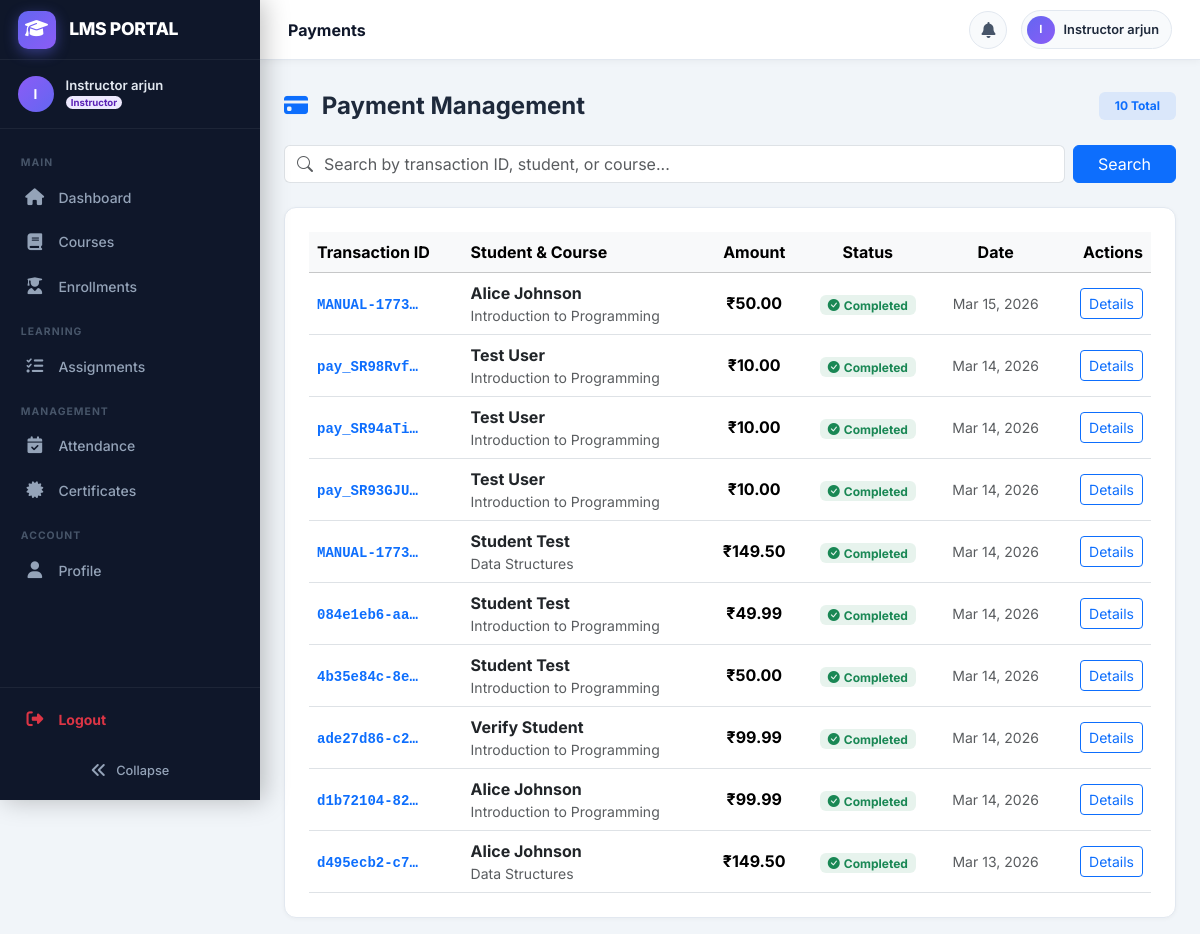
Screenshot of /payments/list/ (signed in) with the database file from the repository.
### users/models.py (models this page shows, shortened)
class CustomUser(AbstractUser):
    class Role(models.TextChoices):
        ADMIN = 'admin', 'Admin'
        INSTRUCTOR = 'instructor', 'Instructor'
        STUDENT = 'student', 'Student'
    role = models.CharField(
        max_length=20,
        choices=Role.choices,
        default=Role.STUDENT,
    )
    phone = models.CharField(max_length=20, blank=True)
    profile_picture = models.ImageField(
        upload_to='profile_pictures/', blank=True, null=True
    )
    bio = models.TextField(blank=True)
    date_of_birth = models.DateField(null=True, blank=True)
    otp = models.CharField(max_length=6, blank=True, null=True)
    otp_expiry = models.DateTimeField(null=True, blank=True)
    class Meta:
        verbose_name = 'User'
        verbose_name_plural = 'Users'
    @property
    def is_admin_role(self):
        return self.role == self.Role.ADMIN
    @property
    def is_student(self):
        return self.role == self.Role.STUDENT

### payments/models.py (models this page shows, shortened)
class Payment(models.Model):
    class Status(models.TextChoices):
        PENDING = 'pending', 'Pending'
        COMPLETED = 'completed', 'Completed'
        FAILED = 'failed', 'Failed'
        REFUNDED = 'refunded', 'Refunded'
    class PaymentMethod(models.TextChoices):
        CREDIT_CARD = 'credit_card', 'Credit/Debit Card'
        UPI = 'upi', 'UPI / NetBanking'
        CASH = 'cash', 'Cash'
    enrollment = models.ForeignKey(Enrollment, on_delete=models.CASCADE, related_name='payments')
    amount = models.DecimalField(max_digits=10, decimal_places=2)
    transaction_id = models.CharField(max_length=100, unique=True, default=uuid.uuid4)
    payment_method = models.CharField(max_length=20, choices=PaymentMethod.choices, default=PaymentMethod.CREDIT_CARD)
    status = models.CharField(max_length=20, choices=Status.choices, default=Status.PENDING)
    paid_at = models.DateTimeField(null=True, blank=True)
    created_at = models.DateTimeField(auto_now_add=True)
    updated_at = models.DateTimeField(auto_now=True)
    class Meta:
        ordering = ['-created_at']

### enrollments/models.py (models this page shows, shortened)
class Enrollment(models.Model):
    class Status(models.TextChoices):
        ACTIVE = 'active', 'Active'
        DROPPED = 'dropped', 'Dropped'
        COMPLETED = 'completed', 'Completed'
        WAITLISTED = 'waitlisted', 'Waitlisted'
        PENDING_PAYMENT = 'pending_payment', 'Pending Payment'
        PENDING_APPROVAL = 'pending_approval', 'Pending Approval'
    student = models.ForeignKey(
        settings.AUTH_USER_MODEL,
        on_delete=models.CASCADE,
        related_name='enrollments',
        limit_choices_to={'role': 'student'},
    )
    batch = models.ForeignKey(
        Batch,
        on_delete=models.CASCADE,
        related_name='enrollments',
    )
    status = models.CharField(max_length=20, choices=Status.choices, default=Status.ACTIVE)
    enrolled_at = models.DateTimeField(auto_now_add=True)
    grade = models.CharField(max_length=5, blank=True)   # e.g. A, B+, 85
    class Meta:
        unique_together = ('student', 'batch')
        ordering = ['-enrolled_at']

### courses/models.py (models this page shows, shortened)
class Batch(models.Model):
    course = models.ForeignKey(Course, on_delete=models.CASCADE, related_name='batches')
    name = models.CharField(max_length=100)          # e.g. "Batch A", "Jan 2025"
    start_date = models.DateField()
    end_date = models.DateField()
    max_students = models.PositiveIntegerField(default=30)
    created_at = models.DateTimeField(auto_now_add=True)
    class Meta:
        ordering = ['-start_date']
        verbose_name_plural = 'Batches'

class Course(models.Model):
    class Status(models.TextChoices):
        ACTIVE = 'active', 'Active'
        INACTIVE = 'inactive', 'Inactive'
        ARCHIVED = 'archived', 'Archived'
    title = models.CharField(max_length=200)
    code = models.CharField(max_length=20, unique=True)
    description = models.TextField(blank=True)
    instructor = models.ForeignKey(
        settings.AUTH_USER_MODEL,
        on_delete=models.SET_NULL,
        null=True,
        related_name='courses_teaching',
        limit_choices_to={'role__in': ['instructor', 'admin']},
    )
    status = models.CharField(max_length=20, choices=Status.choices, default=Status.ACTIVE)
    thumbnail = models.ImageField(upload_to='course_thumbnails/', blank=True, null=True)
    credits = models.PositiveSmallIntegerField(default=3)
    price = models.DecimalField(max_digits=10, decimal_places=2, default=0.00)
    auto_revision_enabled = models.BooleanField(default=True)
    created_at = models.DateTimeField(auto_now_add=True)
    updated_at = models.DateTimeField(auto_now=True)
    class Meta:
        ordering = ['-created_at']

### payments/views.py (the view)
# urls.py: path('list/', views.payment_list, name='list'),
@login_required
def payment_list(request):
    if request.user.is_student:
        payments = Payment.objects.filter(enrollment__student=request.user)
    else:
        payments = Payment.objects.all()
    query = request.GET.get('q', '')
    if query:
        payments = payments.filter(
            Q(transaction_id__icontains=query) |
            Q(enrollment__student__username__icontains=query) |
            Q(enrollment__batch__course__title__icontains=query)
        )
    return render(request, 'payments/payment_list.html', {
        'payments': payments,
        'query': query
    })

### templates/payments/payment_list.html (shortened to what this page needs)
{% extends 'base.html' %}
{% block content %}
<div class="d-flex align-items-center justify-content-between mb-4">
  <h4 class="fw-bold mb-0"><i class="bi bi-credit-card-fill me-2 text-primary"></i>
    {% if user.is_student %}My Payments{% else %}Payment Management{% endif %}
  </h4>
  <span class="badge bg-primary bg-opacity-10 text-primary px-3 py-2">{{ payments|length }} Total</span>
</div>
<div class="mb-4">
  <form method="get" class="d-flex gap-2">
    <div class="input-group">
      <span class="input-group-text bg-white border-end-0"><i class="bi bi-search text-muted"></i></span>
      <input type="text" name="q" value="{{ query }}" class="form-control border-start-0 ps-0" placeholder="Search by transaction ID, student, or course..." aria-label="Search">
    </div>
    <button type="submit" class="btn btn-primary px-4">Search</button>
  </form>
</div>
<div class="page-card">
  <div class="table-responsive">
    <table class="table table-hover align-middle mb-0">
      <thead class="table-light">
        <tr>
          <th>Transaction ID</th>
          <th>{% if user.is_student %}Course{% else %}Student & Course{% endif %}</th>
          <th class="text-center">Amount</th>
          <th class="text-center">Status</th>
          <th class="text-center">Date</th>
          <th class="text-end">Actions</th>
        </tr>
      </thead>
      <tbody>
        {% for payment in payments %}
        <tr>
          <td>
            <code class="small fw-bold text-primary">{{ payment.transaction_id|truncatechars:12 }}</code>
          </td>
          <td>
            {% if not user.is_student %}
              <div class="fw-bold text-dark">{{ payment.enrollment.student.get_full_name|default:payment.enrollment.student.username }}</div>
            {% endif %}
            <div class="text-muted small">{{ payment.enrollment.batch.course.title }}</div>
          </td>
          <td class="text-center fw-bold">
            &#8377;{{ payment.amount }}
          </td>
          <td class="text-center">
            {% if payment.status == 'completed' %}
              <span class="badge bg-success bg-opacity-10 text-success"><i class="bi bi-check-circle-fill me-1"></i>Completed</span>
            {% elif payment.status == 'pending' %}
              <span class="badge bg-warning bg-opacity-10 text-warning"><i class="bi bi-hourglass-split me-1"></i>Pending</span>
            {% elif payment.status == 'failed' %}
              <span class="badge bg-danger bg-opacity-10 text-danger"><i class="bi bi-x-circle-fill me-1"></i>Failed</span>
            {% else %}
              <span class="badge bg-secondary bg-opacity-10 text-secondary">{{ payment.status|title }}</span>
            {% endif %}
          </td>
          <td class="text-center small text-muted">
            {{ payment.created_at|date:"M d, Y" }}
          </td>
          <td class="text-end">
            <a href="{% url 'payments:status' payment.pk %}" class="btn btn-sm btn-outline-primary">Details</a>
          </td>
        </tr>
        {% empty %}
        <tr><td colspan="6" class="text-center text-muted py-5">No payments found.</td></tr>
        {% endfor %}
      </tbody>
    </table>
  </div>
</div>
{% endblock %}

### templates/base.html (shortened to what this page needs)
<!DOCTYPE html>
<html lang="en">
<head>
  <link href="https://cdn.jsdelivr.net/npm/bootstrap@5.3.2/dist/css/bootstrap.min.css" rel="stylesheet" />
  <link href="https://cdn.jsdelivr.net/npm/bootstrap-icons@1.11.3/font/bootstrap-icons.css" rel="stylesheet" />
  <link rel="stylesheet" href="https://cdnjs.cloudflare.com/ajax/libs/font-awesome/6.5.0/css/all.min.css">
</head>
<body>
  {% if user.is_authenticated %}
  <nav class="sidebar" id="sidebar" role="navigation" aria-label="Main navigation">
    <a href="{% url 'users:dashboard' %}" class="sidebar-brand" tabindex="0">
      <div class="sidebar-brand-icon">
        <i class="fas fa-graduation-cap"></i>
      </div>
      <span class="sidebar-brand-text">LMS PORTAL</span>
    </a>
    <div class="sidebar-user">
      <div class="sidebar-user-avatar">
        {{ user.first_name|first|upper|default:user.username|first|upper }}
      </div>
      <div class="sidebar-user-info">
        <div class="sidebar-user-name">{{ user.get_full_name|default:user.username }}</div>
        <div class="sidebar-user-role">
          <span class="badge badge-role-{{ user.role }} rounded-pill" style="font-size:.6rem;padding:.2em .55em;">
            {{ user.get_role_display }}
          </span>
        </div>
      </div>
    </div>
    <div class="sidebar-content">
      <ul style="list-style:none;padding:0;margin:0;">
        <li class="sidebar-section">Main</li>
        <li class="sidebar-item">
          <a href="{% url 'users:dashboard' %}"
            class="sidebar-link {% if request.resolver_match.url_name == 'dashboard' %}sidebar-active{% endif %}"
            data-tooltip="Dashboard">
            <i class="fas fa-home sidebar-icon"></i>
            <span class="sidebar-label">Dashboard</span>
          </a>
        </li>
        <li class="sidebar-item">
          <a href="{% url 'courses:list' %}"
            class="sidebar-link {% if 'courses' in request.path and 'assignments' not in request.path %}sidebar-active{% endif %}"
            data-tooltip="Courses">
            <i class="fas fa-book sidebar-icon"></i>
            <span class="sidebar-label">Courses</span>
          </a>
        </li>
        <li class="sidebar-item">
          <a href="{% url 'enrollments:list' %}"
            class="sidebar-link {% if 'enrollments' in request.path %}sidebar-active{% endif %}"
            data-tooltip="Enrollments">
            <i class="fas fa-user-graduate sidebar-icon"></i>
            <span class="sidebar-label">Enrollments</span>
          </a>
        </li>
        <li class="sidebar-section">Learning</li>
        {% if user.role == 'instructor' or user.is_admin_role or user.is_superuser %}
        <li class="sidebar-item">
          <a href="{% url 'assignments:instructor_dashboard' %}"
            class="sidebar-link {% if 'assignments' in request.path %}sidebar-active{% endif %}"
            data-tooltip="Assignments">
            <i class="fas fa-tasks sidebar-icon"></i>
            <span class="sidebar-label">Assignments</span>
          </a>
        </li>
        {% endif %}
        {% if not user.is_student %}
        <li class="sidebar-section">Management</li>
        <li class="sidebar-item">
          <a href="{% url 'attendance:manage' %}"
            class="sidebar-link {% if 'attendance' in request.path %}sidebar-active{% endif %}"
            data-tooltip="Attendance">
            <i class="fas fa-calendar-check sidebar-icon"></i>
            <span class="sidebar-label">Attendance</span>
          </a>
        </li>
        <li class="sidebar-item">
          <a href="{% url 'certificates:list' %}"
            class="sidebar-link {% if 'certificates' in request.path %}sidebar-active{% endif %}"
            data-tooltip="Certificates">
            <i class="fas fa-certificate sidebar-icon"></i>
            <span class="sidebar-label">Certificates</span>
          </a>
        </li>
        {% endif %}
        <li class="sidebar-section">Account</li>
        <li class="sidebar-item">
          <a href="{% url 'users:profile' %}"
            class="sidebar-link {% if request.resolver_match.url_name == 'profile' %}sidebar-active{% endif %}"
            data-tooltip="Profile">
            <i class="fas fa-user sidebar-icon"></i>
            <span class="sidebar-label">Profile</span>
          </a>
        </li>
      </ul>
    </div>
    <div class="sidebar-footer">
      {% if request.user.is_authenticated %}
      <ul style="list-style:none;padding:0;margin:0 0 10px 0;">
        <li class="sidebar-item" style="padding:0;">
          <a href="{% url 'users:logout' %}" class="sidebar-link logout-link text-danger" data-tooltip="Logout">
            <i class="fas fa-sign-out-alt sidebar-icon text-danger"></i>
            <span class="sidebar-label fw-bold">Logout</span>
          </a>
        </li>
      </ul>
      {% endif %}
      <button id="sidebarCollapseBtn" title="Toggle sidebar">
        <i class="fas fa-angle-double-left"></i>
        <span class="sidebar-collapse-label">Collapse</span>
      </button>
    </div>
  </nav>
  <div id="main">
    <header id="topbar">
      <div class="topbar-left">
        <span class="topbar-title d-none d-md-block" id="topbarTitle"></span>
      </div>
      <div class="topbar-right">
        <div class="dropdown" id="notificationDropdown">
          <button class="notif-btn" type="button" data-bs-toggle="dropdown" aria-expanded="false"
            aria-label="Notifications">
            <i class="fas fa-bell"></i>
          </button>
        </div>
        <a href="{% url 'users:profile' %}" class="user-chip" title="My Profile">
          <div class="user-chip-avatar">
            {{ user.first_name|first|upper|default:user.username|first|upper }}
          </div>
          <span class="user-chip-name d-none d-sm-block">{{ user.get_full_name|default:user.username }}</span>
        </a>
      </div>
    </header>
    <div class="container-fluid px-4 pt-3">
    </div>
    <div class="container-fluid px-4 py-3 flex-grow-1">
      {% endif %}
      {% block content %}{% endblock %}
      {% if user.is_authenticated %}
    </div>
  </div>
  {% else %}
    {% if not no_container %}</div>{% endif %}
  {% endif %}
</body>
</html>

### rows the page displays
CustomUser: first_name|first "I", get_full_name "Instructor arjun", role "Instructor"
Payment: transaction_id "MANUAL-1773…", enrollment.student.get_full_name "Alice Johnson", enrollment.batch.course "Introduction to Programming", amount "50.00", status "completed" (drawn), created_at "Mar 15, 2026"
Payment: transaction_id "pay_SR98Rvf…", enrollment.student.get_full_name "Test User", enrollment.batch.course "Introduction to Programming", amount "10.00", status "completed" (drawn), created_at "Mar 14, 2026"
Payment: transaction_id "pay_SR94aTi…", enrollment.student.get_full_name "Test User", enrollment.batch.course "Introduction to Programming", amount "10.00", status "completed" (drawn), created_at "Mar 14, 2026"
Payment: transaction_id "pay_SR93GJU…", enrollment.student.get_full_name "Test User", enrollment.batch.course "Introduction to Programming", amount "10.00", status "completed" (drawn), created_at "Mar 14, 2026"
Payment: transaction_id "MANUAL-1773…", enrollment.student.get_full_name "Student Test", enrollment.batch.course "Data Structures", amount "149.50", status "completed" (drawn), created_at "Mar 14, 2026"
Payment: transaction_id "084e1eb6-aa…", enrollment.student.get_full_name "Student Test", enrollment.batch.course "Introduction to Programming", amount "49.99", status "completed" (drawn), created_at "Mar 14, 2026"
Payment: transaction_id "4b35e84c-8e…", enrollment.student.get_full_name "Student Test", enrollment.batch.course "Introduction to Programming", amount "50.00", status "completed" (drawn), created_at "Mar 14, 2026"
Payment: transaction_id "ade27d86-c2…", enrollment.student.get_full_name "Verify Student", enrollment.batch.course "Introduction to Programming", amount "99.99", status "completed" (drawn), created_at "Mar 14, 2026"
Payment: transaction_id "d1b72104-82…", enrollment.student.get_full_name "Alice Johnson", enrollment.batch.course "Introduction to Programming", amount "99.99", status "completed" (drawn), created_at "Mar 14, 2026"
Payment: transaction_id "d495ecb2-c7…", enrollment.student.get_full_name "Alice Johnson", enrollment.batch.course "Data Structures", amount "149.50", status "completed" (drawn), created_at "Mar 13, 2026"

### other values shown
{{ payments|length }} "10"
